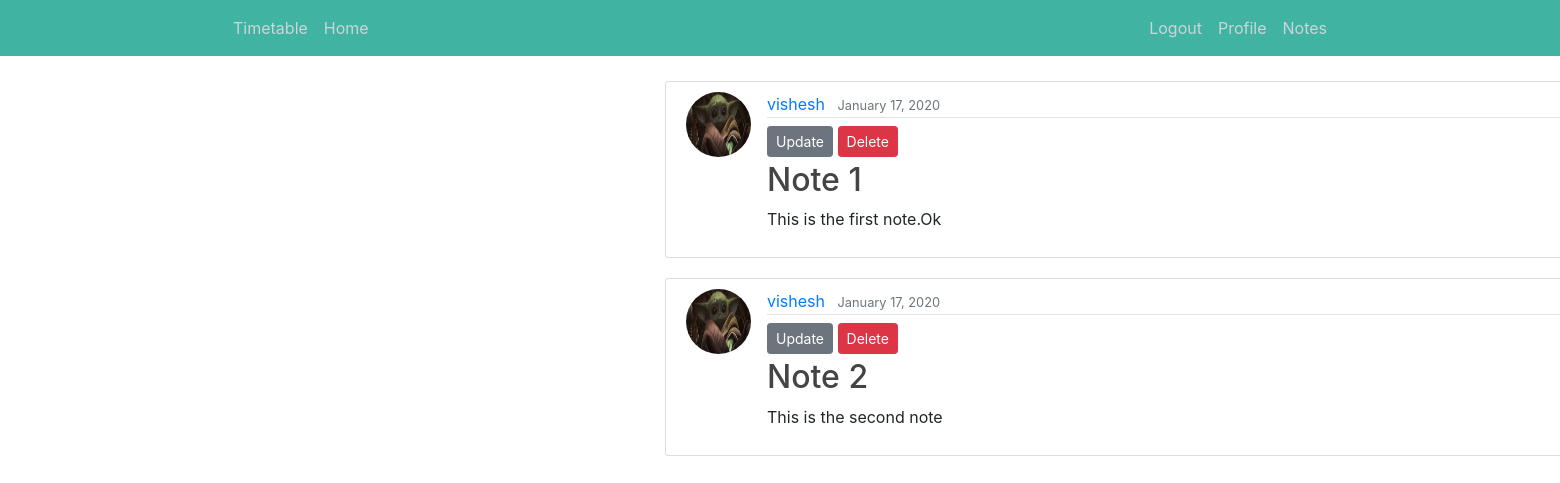
The page /notes/ (signed in) on the database its author committed.
### notes/models.py (models this page shows, shortened)
class Note(models.Model):
    title = models.CharField(max_length=100)
    content = models.TextField()
    date_posted = models.DateTimeField(default=timezone.now)
    author = models.ForeignKey(User, on_delete=models.CASCADE)

### users/models.py (models this page shows, shortened)
class Profile(models.Model):
	user = models.OneToOneField(User, on_delete=models.CASCADE)
	image = models.ImageField(default='default.jpg', upload_to='profile_pics')
	Roll_No = models.IntegerField(default='180101089')
	Department = models.CharField(default='CSE',max_length=100)

### notes/views.py (the view)
# urls.py: path('',views.notes,name='notes'),
def notes(request):
    context = {
        'notes': Note.objects.filter(author=request.user)
    }
    return render(request,'notes/my_notes.html',context)

### notes/templates/notes/my_notes.html
{% extends "timetable/base.html" %}
{% block content %}
{% for note in notes %}
        <article class="media content-section">
          <img class="rounded-circle article-img" src="{{ note.author.profile.image.url }}">
          <div class="media-body">
            <div class="article-metadata">
              <a class="mr-2" href="">{{ note.author }}</a>
              <small class="text-muted">{{ note.date_posted|date:"F d, Y" }}</small>
            </div>
            <div>
            <a class="btn btn-secondary btn-sm mt-1 mb-1" href="{% url 'note-update' note.id %}">Update</a>
            <a class="btn btn-danger btn-sm mt-1 mb-1" href="{% url 'note-delete' note.id %}">Delete</a>
              </div>
            <h2><a class="article-title" href="#">{{ note.title }}</a></h2>
            <p class="article-content">{{ note.content }}</p>
          </div>
        </article>
    {% endfor %}
    <div align="right"><a class="btn btn-secondary btn-sm mt-1 mb-1" href="{% url 'note-create' %}">Add Note</a></div>
{% endblock content %}

### timetable/templates/timetable/base.html (shortened to what this page needs)
{% load static %}
<!DOCTYPE html>
<html>
<head>
    <link rel="stylesheet" href="https://stackpath.bootstrapcdn.com/bootstrap/4.1.3/css/bootstrap.min.css">
    <link rel="stylesheet" type="text/css" href="{% static 'timetable/main.css' %}">
</head>
<body>
		<header class="site-header">
  <nav class="navbar navbar-expand-md navbar-dark bg-steel fixed-top">
    <div class="container">
      <div class="collapse navbar-collapse" id="navbarToggle">
        <div class="navbar-nav mr-auto">
          {% if user.is_authenticated %}
      <a class="nav-item nav-link" href="{% url 'timetablet' %}">Timetable</a>
      {% endif %}
          <a class="nav-item nav-link" href="{% url 'home' %}">Home</a>
        </div>
        <div class="navbar-nav">
          {% if user.is_authenticated %}
          <a class="nav-item nav-link" href="{% url 'logout' %}">Logout</a>
          <a class="nav-item nav-link" href="{% url 'profile' %}">Profile</a>
          <a class="nav-item nav-link" href="{% url 'notes' %}">Notes</a>
          {% else %}
          <a class="nav-item nav-link" href="{% url 'login' %}">Login</a>
          <a class="nav-item nav-link" href="{% url 'register' %}">Register</a>
          {% endif %}
        </div>
      </div>
    </div>
  </nav>
</header>
	<main role="main" class="container" id="pagespace" >
  <div class="row">
    <div class="col-md-6">
      </div>
    </div>
      {% block content %}{% endblock %}
</main>
</body>
</html>

### timetable/static/timetable/main.css (style rules this page uses)
body { margin-top: 5rem; }
h1, h2, h3, h4, h5, h6 { color: #444444; }
.bg-steel { background-color: #41b3a3; }
.site-header .navbar-nav .nav-link { color: #cbd5db; }
.content-section { background: #ffffff; padding: 10px 20px; border: 1px solid #dddddd; border-radius: 3px; margin-bottom: 20px; }
.article-title { color: #444444; }
.article-content { white-space: pre-line; }
.article-img { height: 65px; width: 65px; margin-right: 16px; }
.article-metadata { padding-bottom: 1px; margin-bottom: 4px; border-bottom: 1px solid #e3e3e3 }
#pagespace { margin-left: 650px; }

### rows shown on the page
Note: author.profile.image (picture), author "vishesh", date_posted "January 17, 2020", title "Note 1", content "This is the first note.Ok"
Note: author.profile.image (picture), author "vishesh", date_posted "January 17, 2020", title "Note 2", content "This is the second note"
